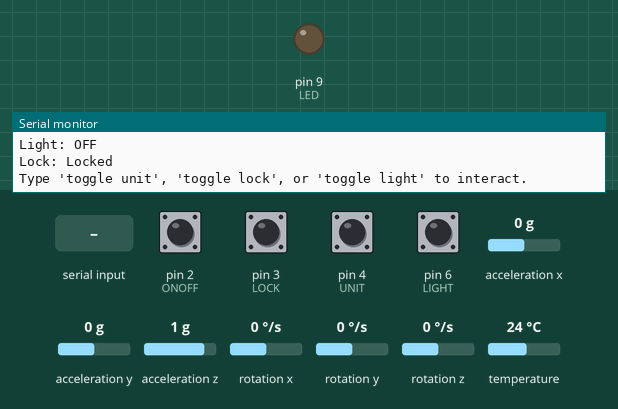
Simulated run of this sketch. Board: Arduino Uno, built with avr-gcc and run on an emulated ATmega328P. Parts: output pins drawn as LEDs (lit = HIGH), the last lines printed to the serial monitor. The inputs (shaded band) are chosen by the test bench; at power-on: pin 2 (ONOFF), pin 3 (LOCK), pin 4 (UNIT), pin 6 (LIGHT) HIGH, acceleration z 1 g, acceleration x 0 g, acceleration y 0 g, rotation x 0 °/s, rotation y 0 °/s, rotation z 0 °/s, temperature 24 °C.

Above: at 1.5 s.
1.6 s: "toggle light\n" received over Serial
At 2.3 s:
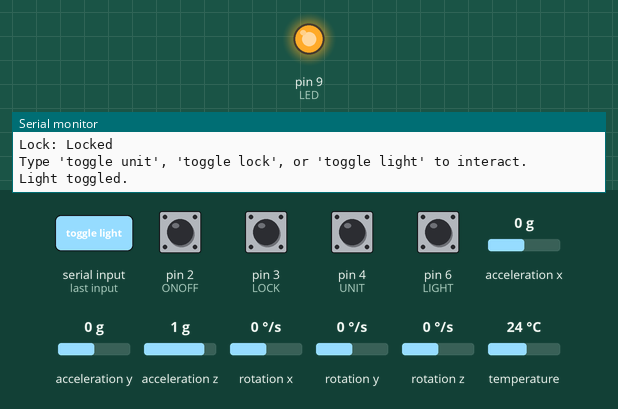
3.4 s: acceleration z set to -1.4 g
6.2 s: pin 2 (ONOFF) pulled LOW for 0.15 s
7.8 s: pin 3 (LOCK) pulled LOW for 0.15 s
9.4 s: pin 2 (ONOFF) pulled LOW for 1 s
12.8 s: pin 4 (UNIT) pulled LOW for 1 s
Timing chart, 0 to 15.8 s (numbered marks = the images above; inputs shaded):
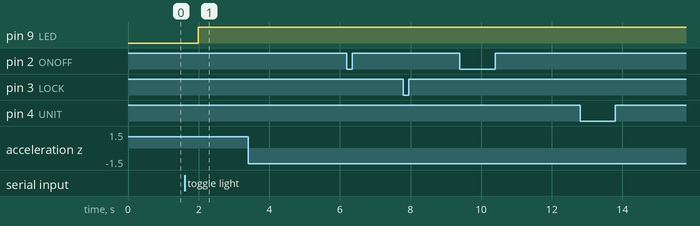

The sketch:

thermo_pro_code_final.ino
```cpp
// Include necessary libraries
#include <Wire.h>        // I2C communication
#include <OneWire.h>     // 1-Wire communication for temperature sensor
#include <DallasTemperature.h>
#include "I2Cdev.h"
#include "MPU6050.h"

// Define temperature sensor pin
#define ONE_WIRE_BUS 8
OneWire oneWire(ONE_WIRE_BUS);
DallasTemperature sensors(&oneWire);

// MPU6050 (IMU) setup
MPU6050 accelgyro;  // Create an MPU6050 object
int16_t ax, ay, az, gx, gy, gz; // Variables to store accelerometer & gyroscope data

// Define button and LED pins
#define ONOFF 2      // Power button
#define LOCK 3       // Lock button
#define UNIT 4       // Unit toggle button (Celsius/Fahrenheit)
#define LIGHT 6      // Light toggle button
#define LED 9        // LED indicator

// System state variables
volatile bool onoffFlag = true;  // System ON/OFF flag
volatile bool lockFlag = true;   // Temperature lock flag
bool unitToggle = false;         // false = Fahrenheit, true = Celsius
bool lightToggle = false;        // false = LED OFF, true = LED ON
float lockedTempF, lockedTempC;  // Stores locked temperature readings

// IMU movement detection threshold (adjust if needed)
const int ACCEL_THRESHOLD = 10000;

void setup() {
    Serial.begin(9600);  // Initialize serial communication at 9600 baud

    // Set up button and LED pins
    pinMode(ONOFF, INPUT_PULLUP);
    pinMode(LOCK, INPUT_PULLUP);
    pinMode(UNIT, INPUT_PULLUP);
    pinMode(LIGHT, INPUT_PULLUP);
    pinMode(LED, OUTPUT);

    // Attach interrupts for ON/OFF and LOCK buttons
    attachInterrupt(digitalPinToInterrupt(ONOFF), isr_onoff, RISING);
    attachInterrupt(digitalPinToInterrupt(LOCK), isr_lock, RISING);

    // Initialize temperature sensor
    sensors.begin();

    // Initialize MPU6050 (IMU)
    Wire.begin();
    accelgyro.initialize();

    // Check MPU6050 connection and print status
    if (accelgyro.testConnection()) {
        Serial.println("MPU6050 connected.");
    } else {
        Serial.println("MPU6050 connection failed. Check wiring!");
    }

    Serial.println("System Ready. Type 'help' for commands.");
}

void loop() {
    if (onoffFlag) {  // Run only if the system is ON
        // Read temperature sensor values
        sensors.requestTemperatures();
        float tempF = sensors.getTempFByIndex(0);
        float tempC = (tempF - 32) * 5.0 / 9.0;

        // If lock is enabled, store the locked temperature
        if (lockFlag) {
            lockedTempF = tempF;
            lockedTempC = tempC;
        }

        // Handle button actions for light and unit toggling
        handleButtons();

        // Read accelerometer and gyroscope data from MPU6050
        accelgyro.getMotion6(&ax, &ay, &az, &gx, &gy, &gz);
        processIMUData();  // Determine orientation & detect movement

        // Display data
        updateSerialMonitor(tempF, tempC);

        // Check for user commands via Serial Monitor
        handleUserCommands();
    }
}

// process IMU data
void processIMUData() {
    Serial.print("Accel (X, Y, Z): ");
    Serial.print(ax); Serial.print(", ");
    Serial.print(ay); Serial.print(", ");
    Serial.println(az);

    Serial.print("Gyro (X, Y, Z): ");
    Serial.print(gx); Serial.print(", ");
    Serial.print(gy); Serial.print(", ");
    Serial.println(gz);

    // Determine device orientation based on accelerometer data
    if (az > 0) {
        Serial.println("Device is upright.");
    } else {
        Serial.println("Device is upside down.");
    }

    // Basic motion detection based on acceleration values
    if (abs(ax) > ACCEL_THRESHOLD || abs(ay) > ACCEL_THRESHOLD || abs(az) > ACCEL_THRESHOLD) {
        Serial.println("⚠️ Movement detected! ⚠️");
    }
}

// update the serial monitor
void updateSerialMonitor(float tempF, float tempC) {
    Serial.println("\n--- Temperature Probe ---");

    Serial.print("Temperature: ");
    Serial.print(lockFlag ? (unitToggle ? lockedTempC : lockedTempF) : (unitToggle ? tempC : tempF));
    Serial.println(unitToggle ? " °C" : " °F");

    Serial.print("Unit: ");
    Serial.println(unitToggle ? "Celsius" : "Fahrenheit");

    Serial.print("Light: ");
    Serial.println(lightToggle ? "ON" : "OFF");

    Serial.print("Lock: ");
    Serial.println(lockFlag ? "Locked" : "Unlocked");

    Serial.println("Type 'toggle unit', 'toggle lock', or 'toggle light' to interact.");
}

// Function to handle Serial Monitor commands
void handleUserCommands() {
    if (Serial.available()) {
        String command = Serial.readStringUntil('\n'); // Read user input
        command.trim(); // Remove leading/trailing spaces

        if (command == "toggle unit") {
            unitToggle = !unitToggle;
            Serial.println("Unit toggled.");
        } else if (command == "toggle lock") {
            lockFlag = !lockFlag;
            Serial.println("Lock toggled.");
        } else if (command == "toggle light") {
            lightToggle = !lightToggle;
            digitalWrite(LED, lightToggle ? HIGH : LOW);
            Serial.println("Light toggled.");
        } else if (command == "help") {
            Serial.println("\nAvailable Commands:");
            Serial.println("- 'toggle unit'  : Switch between Celsius and Fahrenheit.");
            Serial.println("- 'toggle lock'  : Lock/unlock temperature reading.");
            Serial.println("- 'toggle light' : Turn LED light ON/OFF.");
        } else {
            Serial.println("Unknown command. Type 'help' for a list of commands.");
        }
    }
}

// Interrupt service routine for the ON/OFF button
void isr_onoff() {
    if (digitalRead(ONOFF) == HIGH) {
        onoffFlag = !onoffFlag;  // Toggle system ON/OFF
        Serial.println(onoffFlag ? "System ON" : "System OFF");
    }
}

// Interrupt service routine for the LOCK button
void isr_lock() {
    if (digitalRead(LOCK) == HIGH) {
        lockFlag = !lockFlag;  // Toggle lock state
        Serial.println("Lock status changed.");
    }
}

// Function to handle button interactions with debouncing
void handleButtons() {
    static unsigned long lastUnitPress = 0;
    static unsigned long lastLightPress = 0;
    const unsigned long debounceDelay = 200;

    // Handle LIGHT button press
    if (digitalRead(LIGHT) == LOW) {
        if (millis() - lastLightPress > debounceDelay) {
            lastLightPress = millis();
            lightToggle = !lightToggle;
            digitalWrite(LED, lightToggle ? HIGH : LOW);
        }
    }

    // Handle UNIT button press
    if (digitalRead(UNIT) == LOW) {
        if (millis() - lastUnitPress > debounceDelay) {
            lastUnitPress = millis();
            unitToggle = !unitToggle;
        }
    }
}
```

Measured:
- after the input at 1.6 s, pin 9 (LED): LOW → HIGH after 0.38 s
